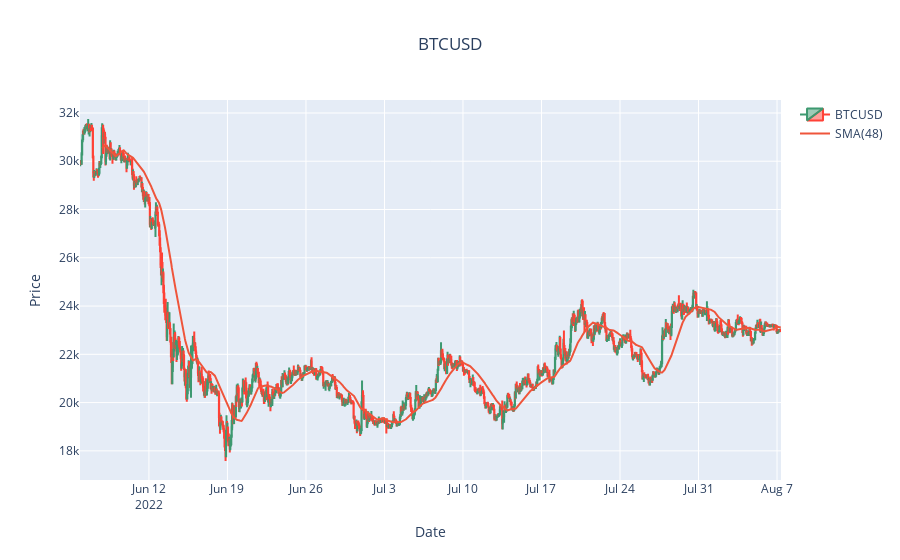

The notebook cell saved with this chart:
### Code cell
# create a graph object
fig = go.Figure()

#set up layout
fig.update_layout(
    title={
        'text' : "BTCUSD",
        "x" : 0.5,
        'xanchor': 'center'
    },
    xaxis_title="Date",
    yaxis_title='Price',
    xaxis_rangeslider_visible=False
)

#add candletstick
fig.add_trace(
    go.Candlestick(
        x=df_2022_hr['date'],
        open=df_2022_hr['open'],
        high=df_2022_hr['high'],
        low=df_2022_hr['low'],
        close=df_2022_hr['close'],
        name="BTCUSD"
    )
)


fig.add_trace(
    go.Scatter(x=df_2022_hr['date'], y=df_2022_hr['SMA'], name="SMA(48)")
)


fig.show()

### Figure 1 — Plotly figure (JSON) as saved in the notebook; plotly's stock layout.template omitted (floating-point values rounded to 4 significant figures; data arrays with more than 128 entries replaced by an {"elided": "..."} marker saying what was removed)
{"data": [{"close": {"elided": "1500 int values"}, "high": {"elided": "1500 int values"}, "low": {"elided": "1500 int values"}, "name": "BTCUSD", "open": {"elided": "1500 int values"}, "type": "candlestick", "x": {"elided": "1500 str values"}}, {"name": "SMA(48)", "type": "scatter", "x": {"elided": "1500 str values"}, "y": {"elided": "1500 float values"}}], "layout": {"title": {"text": "BTCUSD", "x": 0.5, "xanchor": "center"}, "xaxis": {"rangeslider": {"visible": false}, "title": {"text": "Date"}}, "yaxis": {"title": {"text": "Price"}}}}
